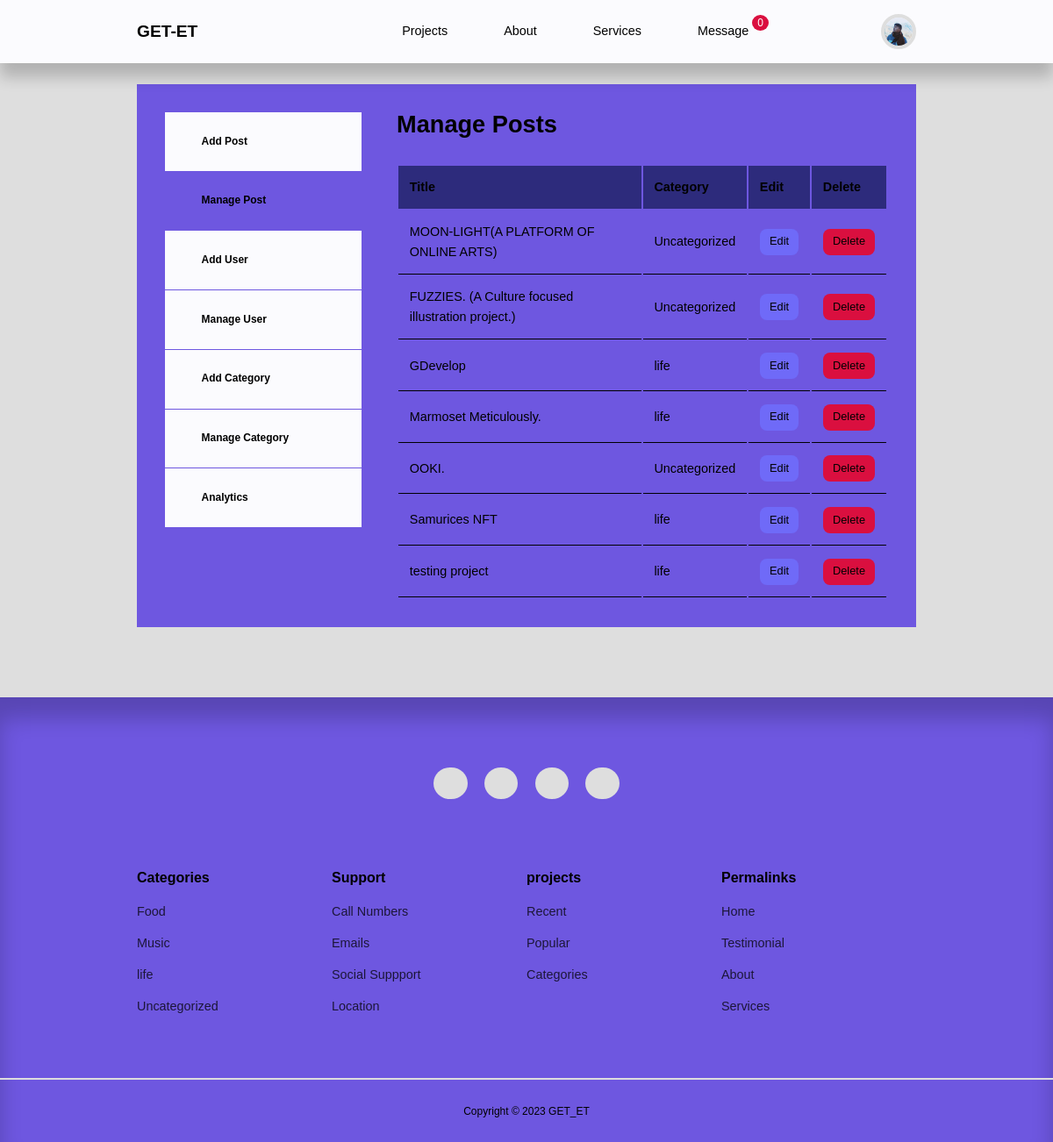
/admin/ (signed in), run on the app's committed database.
### tables this page shows
CREATE TABLE `users` (
  `id` int(11) UNSIGNED NOT NULL,
  `firstname` varchar(50) NOT NULL,
  `lastname` varchar(50) NOT NULL,
  `username` varchar(50) NOT NULL,
  `email` varchar(100) NOT NULL,
  `password` varchar(255) NOT NULL,
  `avatar` varchar(255) NOT NULL,
  `is_admin` tinyint(1) NOT NULL,
  `foldername` varchar(255) NOT NULL,
  `status` tinyint(1) UNSIGNED NOT NULL DEFAULT 0,
  `verify_token` varchar(255) NOT NULL,
  `register_date` timestamp NOT NULL DEFAULT current_timestamp()
);

CREATE TABLE `posts` (
  `id` int(11) UNSIGNED NOT NULL,
  `title` varchar(255) NOT NULL,
  `body` text NOT NULL,
  `thumbnail` varchar(255) NOT NULL,
  `date_time` timestamp NOT NULL DEFAULT current_timestamp(),
  `category_id` int(11) UNSIGNED DEFAULT NULL,
  `author_id` int(11) UNSIGNED NOT NULL,
  `is_featured` tinyint(1) NOT NULL,
  `projects` varchar(255) NOT NULL,
  `status` tinyint(4) NOT NULL DEFAULT 0,
  `count` int(11) NOT NULL DEFAULT 0,
  `downloads` int(6) NOT NULL DEFAULT 0,
  `views` int(11) NOT NULL DEFAULT 0
);

CREATE TABLE `categories` (
  `id` int(11) UNSIGNED NOT NULL,
  `title` varchar(50) NOT NULL,
  `description` varchar(10000) NOT NULL,
  `lock_category` tinyint(4) NOT NULL DEFAULT 0,
  `date_time` timestamp NOT NULL DEFAULT current_timestamp()
);

### admin/partials/header.php (called while the page is built, shortened)
<?php
 require '../partials/header.php';
?>

### admin/index.php (the view, shortened to what this page needs)
<?php
 include 'partials/header.php';
$current_user_id = $_SESSION['user-id'];
$userQuery = "SELECT is_admin from users where id= $current_user_id";
$result = mysqli_query($connection,$userQuery);
$admin = mysqli_fetch_assoc($result);
$is_admin = $admin['is_admin'];
if($is_admin == 0) {
    $query = "SELECT id, title, category_id FROM posts  WHERE author_id = $current_user_id AND status=0 ORDER BY id DESC";
    $posts = mysqli_query($connection, $query);
} else {
    $query = "SELECT id, title, category_id FROM posts WHERE status=0";
    $posts = mysqli_query($connection, $query);
}
 ?>
    <section class="dashboard">
        <div class="container dashboard__container">
            <aside>
                <ul>
                    <li>
                        <a href="add-post.php"><i   class="uil uil-pen"></i>
                        <h5>Add Post</h5></a>
                    </li>
                    <li>
                        <a href="index.php"  class="active"><i class="uil uil-postcard"></i>
                        <h5>Manage Post</h5></a>
                    </li>
                    <?php
                            if(isset($_SESSION['user_is_admin'])) :
                        ?>
                    <li>
                        <a href="add-user.php"><i class="uil uil-user-plus"></i>
                        <h5>Add User</h5></a>
                    </li>
                    <li>
                        <a href="manage-user.php" ><i class="uil uil-users-alt"></i>
                        <h5>Manage User</h5></a>
                    </li>
                    <li>
                        <a href="add-category.php"><i class="uil uil-edit"></i>
                        <h5>Add Category</h5></a>
                    </li>
                    <li>
                        <a href="manage-categories.php"><i class="uil uil-list-ul"></i>
                        <h5>Manage Category</h5></a>
                    </li>
                    <li>
                        <a href="analysis.php"><i class="uil uil-analytics"></i>
                        <h5>Analytics</h5></a>
                    </li>
                    <?php endif ?>
                </ul>
            </aside>
            <main>
                <h2>Manage Posts</h2>
                <?php if(mysqli_num_rows($posts) > 0) : ?>
                <table>
                    <thead>
                        <tr>
                            <th>Title</th>
                            <th>Category</th>
                            <th>Edit</th>
                            <th>Delete</th>
                        </tr>
                    </thead>
                    <tbody>
                        <?php while($post = mysqli_fetch_assoc($posts)) : ?>
                            <?php
                                $category_id = $post['category_id'];
                                $category_query = "SELECT title FROM categories WHERE id = $category_id";
                                $category_result = mysqli_query($connection, $category_query);
                                $category = mysqli_fetch_assoc($category_result);
                            ?>
                        <tr>
                            <td><?= $post['title']?></td>
                            <td><?= $category['title'] ?></td>
                            <td>
                                <?php $id = base64_encode($post['id']); ?>
                                <a href="<?= ROOT_URL ?>admin/edit-post.php?id=<?=$id?>" class="btn sm">Edit</a>
                            </td>
                            <td><a href="<?=ROOT_URL ?>admin/delete-post.php?id=<?=$post['id'] ?>" class="btn sm danger" onclick="return confirmDelete()">Delete</a>
                                        </td>
                        </tr>
                        <?php endwhile ?>
                    </tbody>
                </table>
                <?php else: ?>
                    <div class="alert__message error">
                        <?= "No posts found" ?>
                    </div>
                <?php endif ?>
            </main>
        </div>
    </section>
<?php
 include '../partials/footer.php';
 ?>

### partials/header.php (shortened to what this page needs)
<?php
require 'config/database.php';
if(isset($_SESSION['user-id'])) {
    $id = filter_var($_SESSION['user-id'], FILTER_SANITIZE_NUMBER_INT);
    $query = "SELECT avatar, foldername FROM users WHERE id=$id";
    $result = mysqli_query($connection, $query);
    $avatar = mysqli_fetch_assoc($result);
}
?>
<!DOCTYPE html>
<html lang="en">
<head>
    <link rel="stylesheet" href="https://unicons.iconscout.com/release/v4.0.8/css/line.css">
    <link rel="stylesheet" href="<?= ROOT_URL ?>css/style.css">
    <link rel="stylesheet" href="<?= ROOT_URL ?>css/mode.css">
    <link rel="stylesheet" href="https://cdnjs.cloudflare.com/ajax/libs/font-awesome/4.7.0/css/font-awesome.min.css" />
</head>
<body>
    <nav>
        <div class="container nav__container">
            <a href="<?= ROOT_URL ?>" class="nav__logo">GET-ET</a>
            <ul class="nav__items">
                <li><a href="<?= ROOT_URL ?>projects.php">Projects</a></li>
                <li><a href="<?= ROOT_URL ?>about.php">About</a></li>
                <li><a href="<?= ROOT_URL ?>services.php">Services</a></li>
                <?php if(isset($_SESSION['user_is_admin'])) :?>
                <li>
                    <?php
                        $query = mysqli_query($connection,"SELECT * FROM message WHERE is_shown=0");
                        $count = mysqli_num_rows($query);
                    ?>
                    <a href="<?= ROOT_URL ?>message.php">Message <span id="notification__bar"><?=$count?></span>
                    </a>
                </li>
                <?php endif ?>
                <?php if(isset($_SESSION['user-id'])) :?>
                    <li class="nav__profile">
                        <div class="avatar">
                            <img src="<?= ROOT_URL . 'users/' . $avatar['foldername'] . '/images/' .  $avatar['avatar'] ?>" alt="">
                        </div>
                    </li>
                <?php else : ?>
                <li><a href="<?= ROOT_URL ?>signin.php">Signin</a></li>
                <?php endif ?>
            </ul>
        </div>
    </nav>

### partials/footer.php (shortened to what this page needs)
<footer>
    <div class="footer__socials">
        <a href="" target="_blank"><i class="uil uil-facebook-f"></i></a>
        <a href=""  target="_blank"><i class="uil uil-instagram"></i></a>
        <a href="" target="_blank"><i class="uil uil-twitter-alt"></i></a>
        <a href="" target="_blank"><i class="uil uil-telegram-alt"></i></a>
    </div>
    <div class="container footer__container">
        <article>
            <h4>Categories</h4>
            <?php
                $query = mysqli_query($connection,"SELECT * FROM categories ORDER BY date_time DESC
                LIMIT 4");
             ?>
            <ul>
           <?php while ($get = mysqli_fetch_assoc($query)) :?>
            <?php
                $id =  $get['id'];
                $encrypted_id = base64_encode($id);
                $urll = ROOT_URL . 'category-posts.php?id=' . $encrypted_id;
            ?>
                <li><a href="<?=$urll?>"><?=$get['title']?></a></li>
                <?php endwhile;?>
            </ul>
        </article>
        <article>
            <h4>Support</h4>
            <ul>
                <li><a href="<?=ROOT_URL?>location.php">Call Numbers</a></li>
                <li><a href="<?=ROOT_URL?>location.php">Emails</a></li>
                <li><a href="<?=ROOT_URL?>location.php">Social Suppport</a></li>
                <li><a href="<?=ROOT_URL?>location.php">Location</a></li>
            </ul>
        </article>
        <article>
            <h4>projects</h4>
            <ul>
                <li><a href="">Recent</a></li>
                <li><a href="">Popular</a></li>
                <li><a href="">Categories</a></li>
            </ul>
        </article>
        <article>
            <h4>Permalinks</h4>
            <ul>
                <li><a href="<?=ROOT_URL?>index.php">Home</a></li>
                <li><a href="<?=ROOT_URL?>testimonial.php">Testimonial</a></li>
                <li><a href="<?=ROOT_URL?>about.php">About</a></li>
                <li><a href="<?=ROOT_URL?>services.php">Services</a></li>
            </ul>
        </article>
    </div>
    <div class="footer__copyright">
        <small>Copyright &copy; 2023 GET_ET</small>
    </div>
</footer>
</body>
</html>

### data on the page
users: foldername+avatar (picture)
posts: title "MOON-LIGHT(A PLATFORM OF ONLINE ARTS)", category.title "Uncategorized"
posts: title "FUZZIES. (A Culture focused illustration project.)", category.title "Uncategorized"
posts: title "GDevelop", category.title "life"
posts: title "Marmoset Meticulously.", category.title "life"
posts: title "OOKI.", category.title "Uncategorized"
posts: title "Samurices NFT", category.title "life"
posts: title "testing project", category.title "life"
categories: title "Food"
categories: title "Music"
categories: title "life"
categories: title "Uncategorized"

### other printed values
$count "0"
